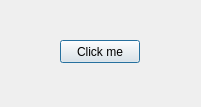
<?xml version="1.0" encoding="UTF-8"?>
<ui version="4.0">
 <class>Dialog</class>
 <widget class="QDialog" name="Dialog">
  <property name="geometry">
   <rect>
    <x>0</x>
    <y>0</y>
    <width>201</width>
    <height>107</height>
   </rect>
  </property>
  <property name="windowTitle">
   <string>Dialog</string>
  </property>
  <widget class="QPushButton" name="pushButton">
   <property name="geometry">
    <rect>
     <x>60</x>
     <y>40</y>
     <width>80</width>
     <height>23</height>
    </rect>
   </property>
   <property name="text">
    <string>Click me</string>
   </property>
  </widget>
 </widget>
 <layoutdefault spacing="6" margin="11"/>
 <resources/>
 <connections/>
</ui>
